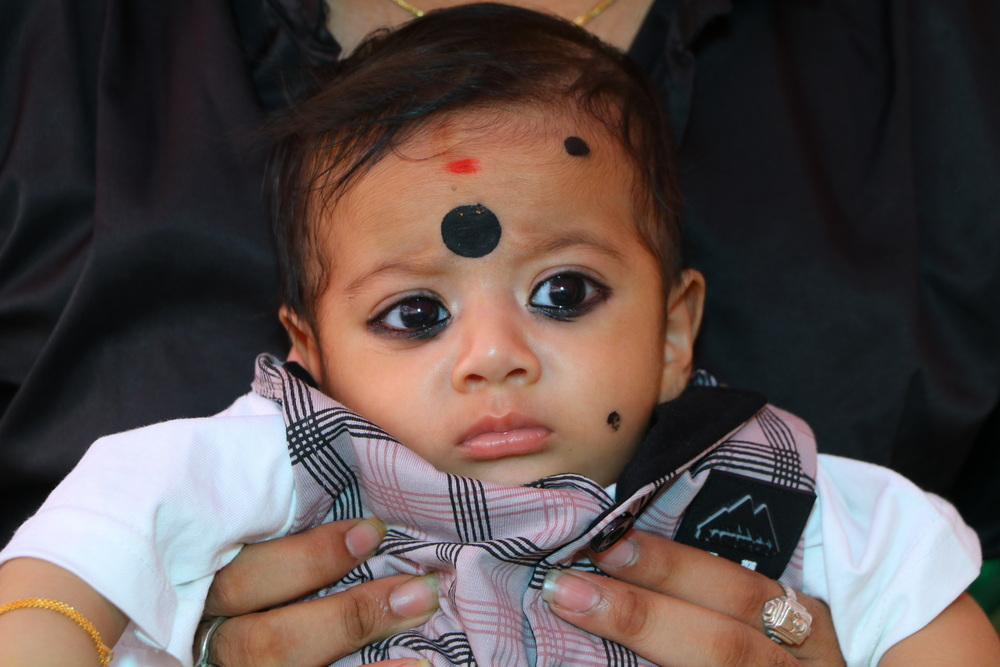
#> input picture love.JPG, 1000 x 667 px
$ jupyter execute face_reg.ipynb
#> lines starting #> are read from the running program, lines starting #| are printed output that depends on the picture; after the words box and inside, x2 and y2 are one past the last pixel; in counts of white or black regions, pixels touching at a corner belong together
[cell 1]
import numpy as np
import cv2

[cell 2]
face_classifier = cv2.CascadeClassifier("haarcascade_frontalface_default.xml")

[cell 3]
cv2.__version__

[cell 4]
# load our image that convert it to grayscale
image = cv2.imread("love.JPG")
#> image is the input picture: shape (667, 1000, 3); mean B, G, R 75.6, 78.1, 91

[cell 5]
# for checking image
l = cv2.imshow("image",image)
l
cv2.waitKey()

[cell 6]
# our classifier return the ROI of the detected face as a tuple
# It stores the top left coordinate and the bottom right coordiantes
faces = face_classifier.detectMultiScale(image)
#> faces = [[258, 114, 478, 478]]
faces
#> Out = [[258, 114, 478, 478]]

[cell 7]
# when no face detected, face_classifier return and empty tuple
if faces is ():
    print("No faces found")

[cell 8]
for (x,y,w,h) in faces:
    cv2.rectangle(image, (x,y),(x+w-50,y+h-50),(0,100,0),10)
    cv2.imshow("love.JPG",image)
    cv2.waitKey()
#> this loop made 1 pass
#> pass 1, `cv2.imshow("love.JPG",image)`:
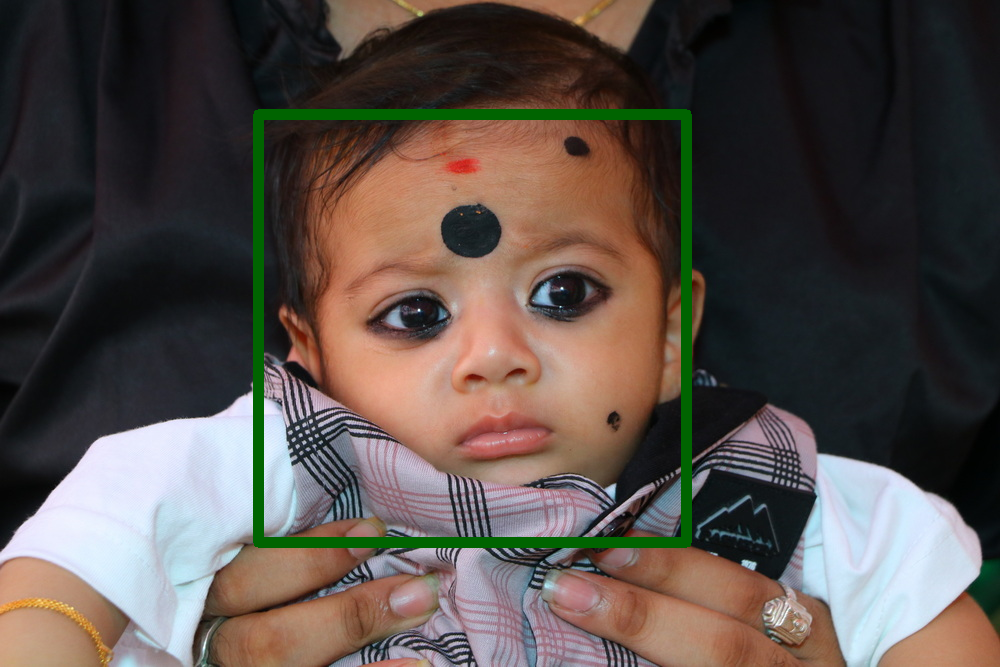
#> window 'love.JPG': shape (667, 1000, 3); mean B, G, R 73.6, 78.9, 88.5

cv2.destroyAllWindows()

[cell 9]
import numpy as np
import cv2

face_classifier = cv2.CascadeClassifier("haarcascade_frontalface_default.xml")
eye_clssifier = cv2.CascadeClassifier("haarcascade_eye.xml")

img = cv2.imread("love.JPG")
gray = cv2.cvtColor(img, cv2.COLOR_BGR2GRAY)
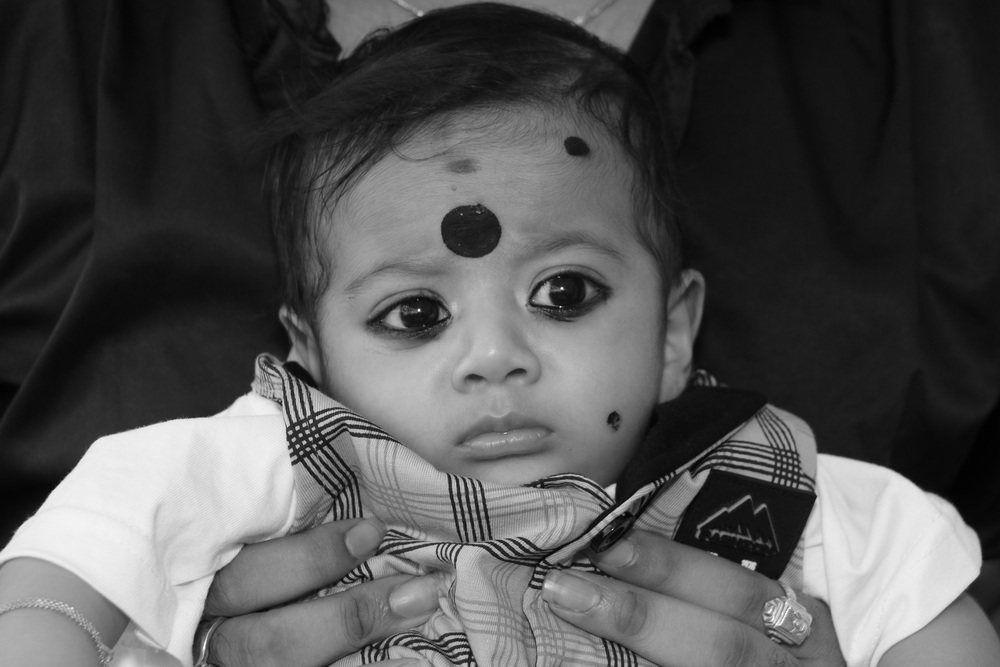
#> gray: shape (667, 1000); min 1, max 254, mean 81.6

faces = face_classifier.detectMultiScale(gray)

if faces is ():
    print("No face found")

for (x,y,w,h) in faces:
    cv2.rectangle(img,(x,y),(x+w,y+h),(130,67,220),2)
    cv2.imshow("img",img)
    roi_grey = gray[y:y+h, x:x+w]
    roi_color = img[y:y+h, x:x+w]
#> this loop made 1 pass
#> pass 1, `cv2.imshow("img",img)`:
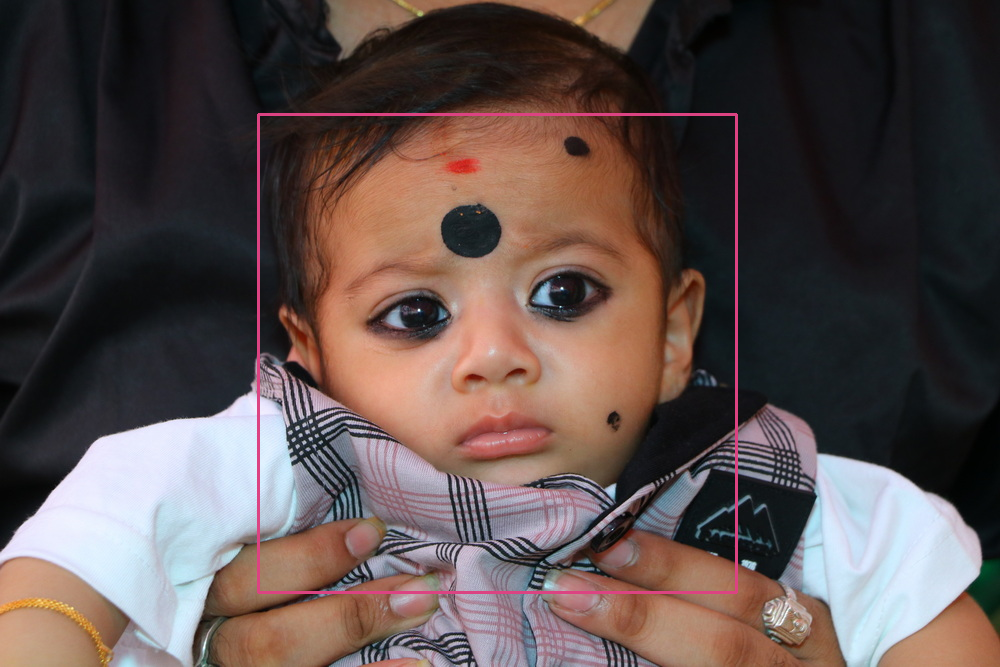
#> window 'img': shape (667, 1000, 3); mean B, G, R 76.1, 78, 92.1
#> pass 1, `roi_grey = gray[y:y+h, x:x+w]`:
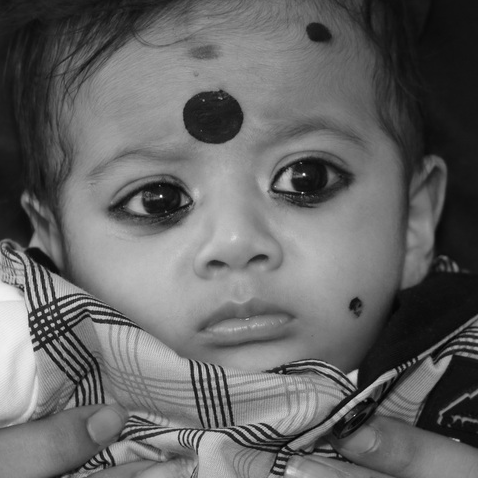
#> roi_grey: shape (478, 478); min 2, max 253, mean 101.4
#> pass 1, `roi_color = img[y:y+h, x:x+w]`:
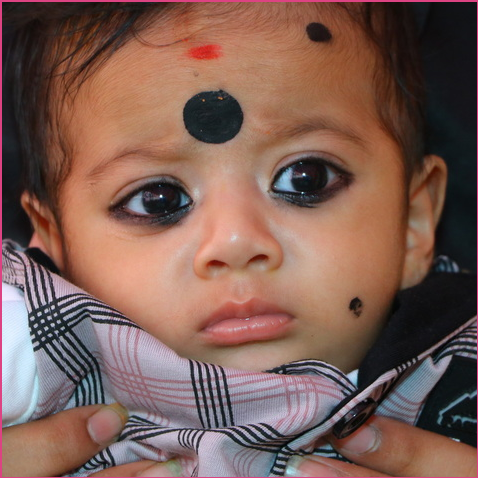
#> roi_color: shape (478, 478, 3); mean B, G, R 84.2, 93.5, 125.1

eye = eye_clssifier.detectMultiScale(roi_grey,1.5,1)
#> eye = [[238, 234, 45, 45], [189, 241, 45, 45], [251, 128, 101, 101], [100, 149, 101, 101], [230, 96, 152, 152], [81, 124, 152, 152]]

if eye is ():
    print("No Eye Found")
for (ex,ey,ew,eh) in eye:
    cv2.rectangle(roi_color,(ex,ey),(ex+ew,ey+eh),(255,255,0),2)
    cv2.imshow("img",img)
#> this loop made 6 passes
#> pass 1, `cv2.imshow("img",img)`:
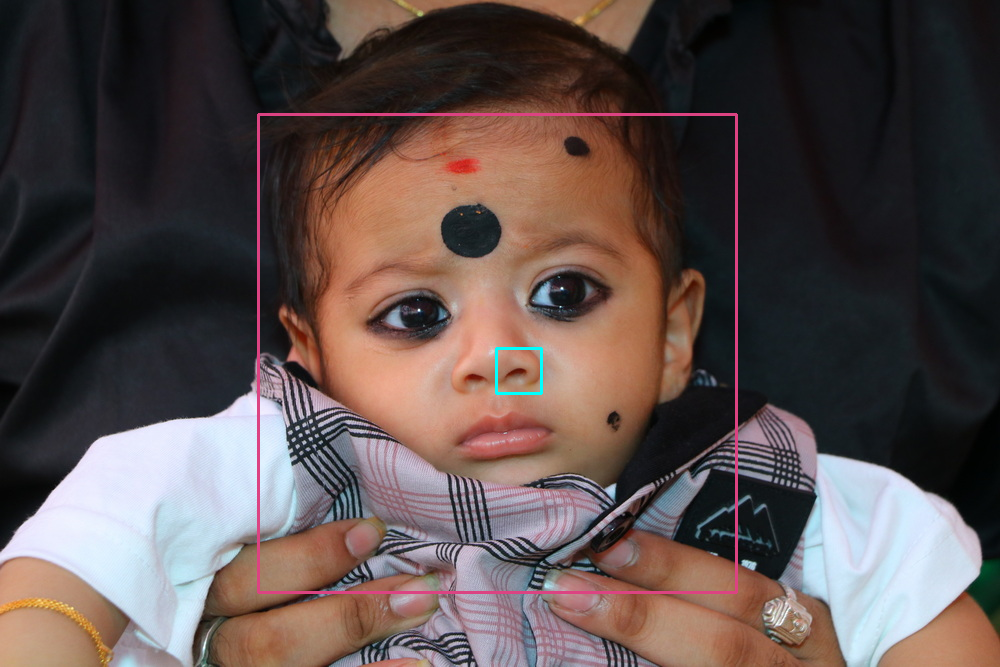
#> window 'img': shape (667, 1000, 3); mean B, G, R 76.2, 78.1, 91.9
#> after the loop:
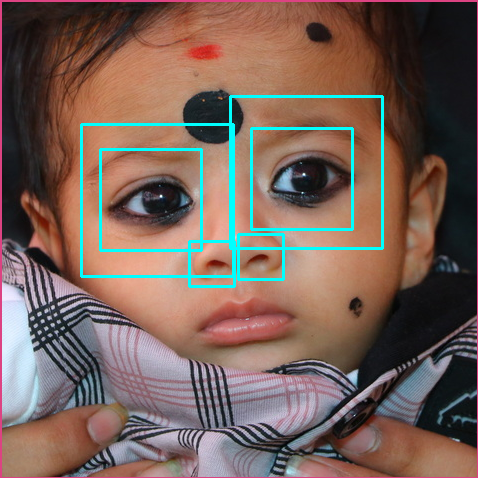
#> roi_color: shape (478, 478, 3); 3.05% of pixels changed, all inside (x1, y1, x2, y2) = (80, 95, 384, 288)

cv2.waitKey(0)
cv2.destroyAllWindows()
